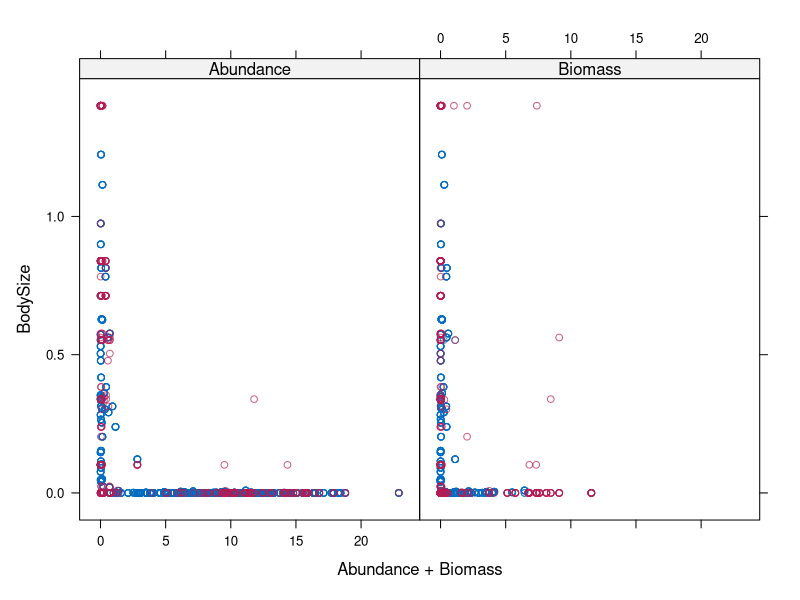
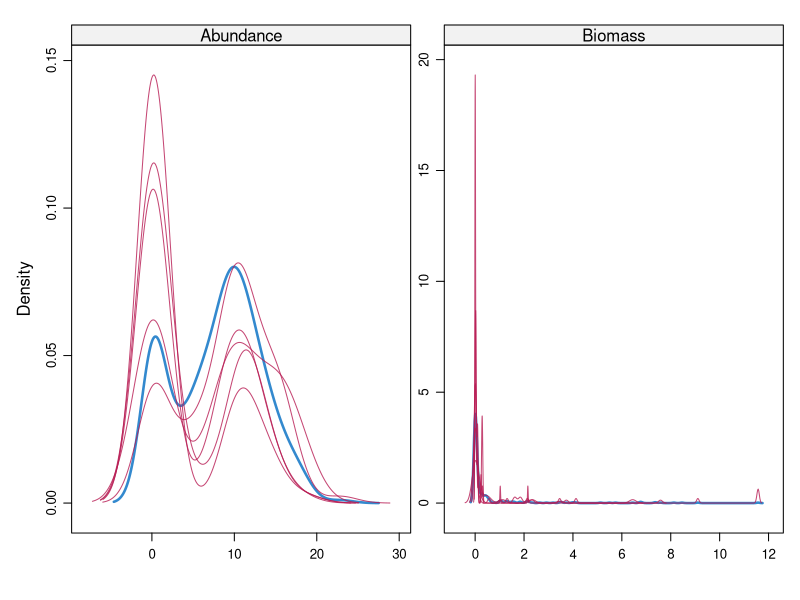
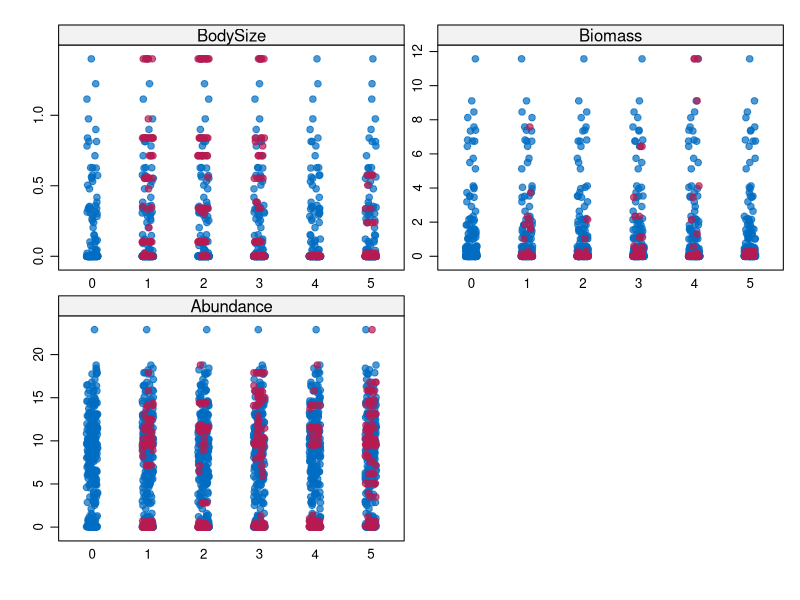
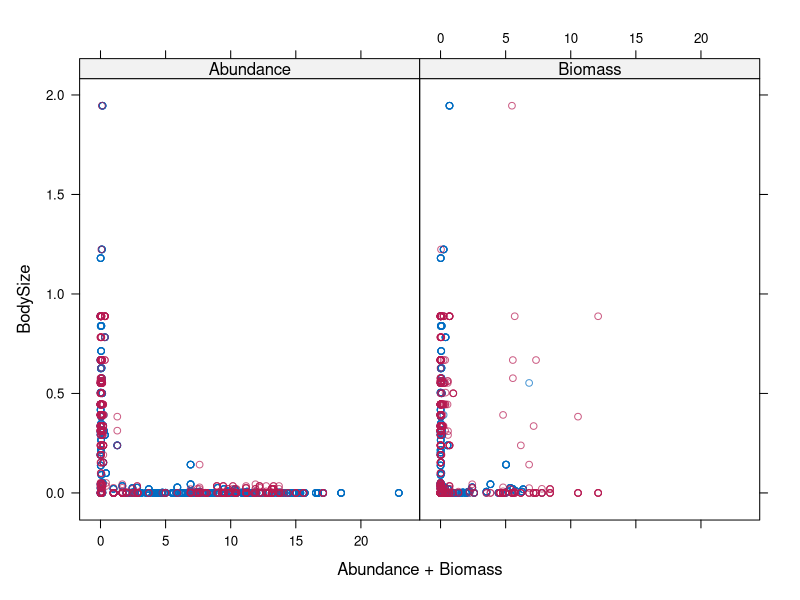
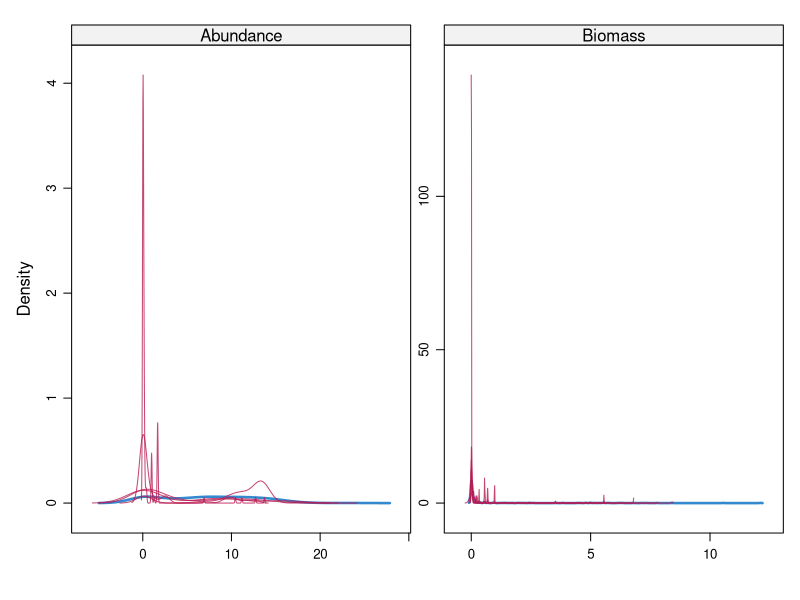
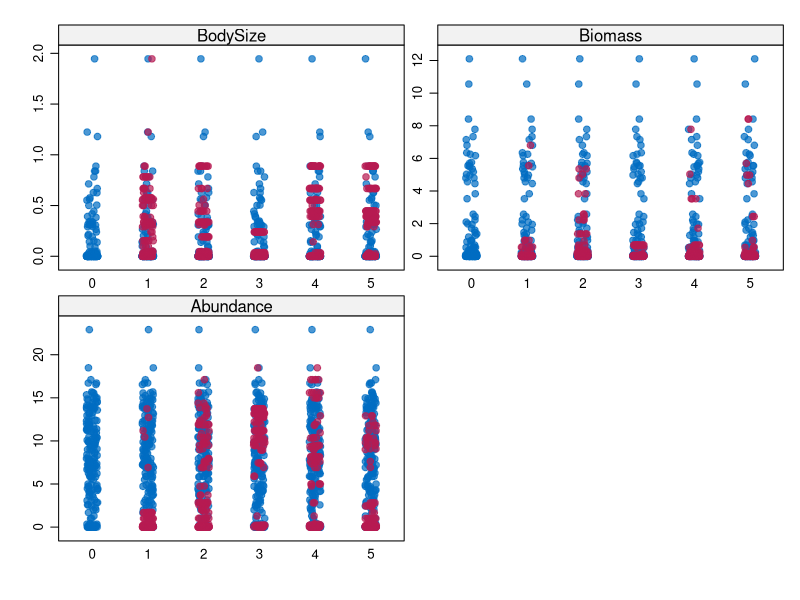
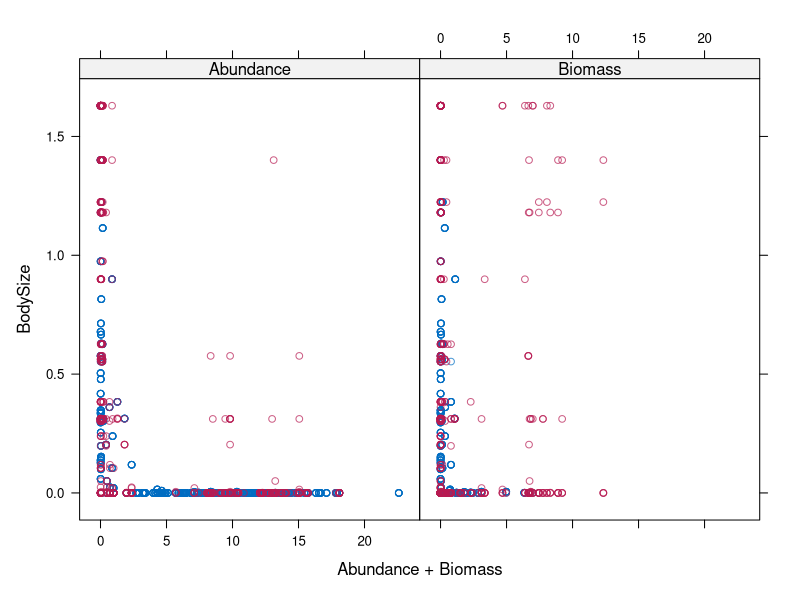
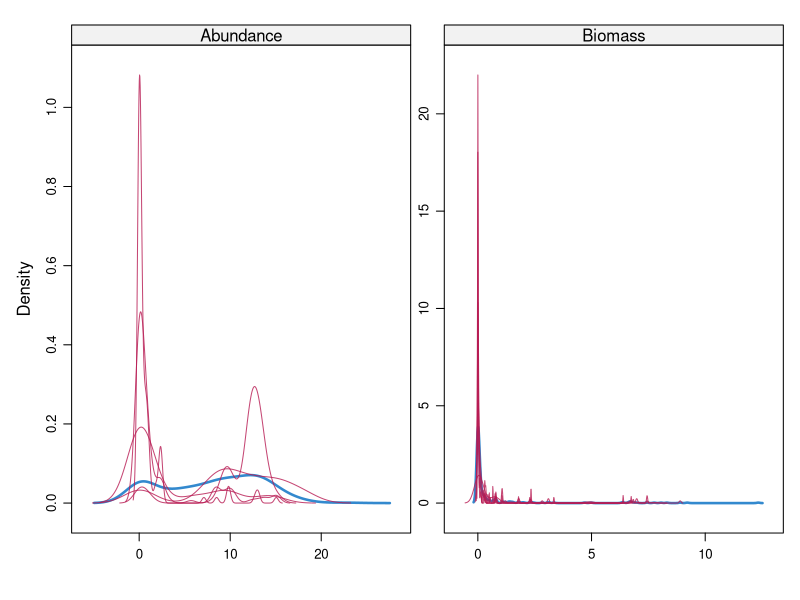

The R script that drew these images, in order:
# Script for Parasite list
library(tidyverse)
library(VIM)
library(gdata)

# set enviro
rm(list=ls())
set.seed(12)

# Read
bsq <- read.csv("data/interactionwebdb/Carpinteria/BSQweb_Nodes.csv")
csm <- read.csv("data/interactionwebdb/Carpinteria/CSMweb_Nodes.csv")
epb <- read.csv("data/interactionwebdb/Carpinteria/EPBweb_Nodes.csv")

bsq_wrk <- 
  bsq %>% # dplyr::select and rename some variables
  dplyr::select(WorkingName, FunctionalGroup = ConsumerStrategy.stage., Resolution, BodySize = BodySize.g., 
         Biomass = Biomass.kg.ha., Abundance = Abundance.no..ha., 
           Kingdom:SpecificEpithet) %>% 
  mutate(BodySize = BodySize / 1000) # change BodySize from g to Kg

# ## only 50% of data is complete for impute...
# bsq_plot <- aggr(bsq_wrk[,4:6], col=c('navyblue','red'), 
#                  numbers=TRUE, sortVars=TRUE, labels=names(bsq_wrk[, 4:6]), 
#                  cex.axis=.7, gap=3, ylab=c("Histogram of missing data for BSQ nodes original data","Pattern"))

bsq_new <- 
  bsq_wrk %>% 
## if BodySize = NA & if Biomass & Abundance != NA then BodySize = Biomass/Abundance - else do nothing
mutate(BodySizeNew = case_when(!is.na(Abundance & Biomass) ~ Biomass / Abundance),
## if Abundance = NA and BodySize & Biomass != NA then Abundance = Biomass/BodySize - else do nothing
      AbundanceNew = case_when(!is.na(BodySize & Biomass) ~ Biomass / BodySize),
## if Biomass = NA and BodySize & Abundance != NA then Biomass = Abundance * BodySize - else do nothing
      BiomassNew = case_when(!is.na(Abundance & BodySize) ~ Abundance * BodySize)) %>% 
## join the columns of new and old together use coalesce() -- Biomass + BiomassNew...
## this selects the original value first so only values that are missing from original dataset and then computed are selected  
mutate(BodySize_Work = coalesce(BodySize, BodySizeNew),
       Biomass_Work = coalesce(Biomass, BiomassNew),
       Abundance_Work = coalesce(Abundance, AbundanceNew)) %>% 
## now dplyr::select and rename the new working colums to replace the old incomplete data set
dplyr::select(WorkingName, FunctionalGroup, Resolution, BodySize = BodySize_Work, 
       Biomass = Biomass_Work, Abundance = Abundance_Work, 
       Kingdom:SpecificEpithet)

# ## 75% of data is now complete for imputation...
# bsq_new_plot <- aggr(bsq_new[,4:6], col=c('navyblue','red'),
#                  numbers=TRUE, sortVars=TRUE, labels=names(bsq_new[, 4:6]),
#                  cex.axis=.7, gap=3, ylab=c("Histogram of missing data for BSQ nodes new data","Pattern"))

###################

csm_wrk <- 
  csm %>% # dplyr::select and rename some variables
  dplyr::select(WorkingName, FunctionalGroup = ConsumerStrategy.stage., Resolution, BodySize = BodySize.g., 
         Biomass = Biomass.kg.ha., Abundance = Abundance.no..ha., 
         Kingdom:SpecificEpithet) %>% 
  mutate(BodySize = BodySize / 1000) # change BodySize from g to Kg

# ## only 49% of data is complete for impute...
# csm_plot <- aggr(csm_wrk[,4:6], col=c('navyblue','red'), 
#                  numbers=TRUE, sortVars=TRUE, labels=names(csm_wrk[, 4:6]), 
#                  cex.axis=.7, gap=3, ylab=c("Histogram of missing data for CSM nodes original data","Pattern"))

csm_new <- 
  csm_wrk %>% 
  ## if BodySize = NA & if Biomass & Abundance != NA then BodySize = Biomass/Abundance - else do nothing
  mutate(BodySizeNew = case_when(!is.na(Abundance & Biomass) ~ Biomass / Abundance),
         ## if Abundance = NA and BodySize & Biomass != NA then Abundance = Biomass/BodySize - else do nothing
         AbundanceNew = case_when(!is.na(BodySize & Biomass) ~ Biomass / BodySize),
         ## if Biomass = NA and BodySize & Abundance != NA then Biomass = Abundance * BodySize - else do nothing
         BiomassNew = case_when(!is.na(Abundance & BodySize) ~ Abundance * BodySize)) %>% 
  ## join the columns of new and old together use coalesce -- Biomass + BiomassNew...
  ## this selects the original value first so only values that are missing from original dataset and then computed are selected  
  mutate(BodySize_Work = coalesce(BodySize, BodySizeNew),
         Biomass_Work = coalesce(Biomass, BiomassNew),
         Abundance_Work = coalesce(Abundance, AbundanceNew)) %>% 
  ## now dplyr::select and rename the new working colums to replace the old incomplete data set
  dplyr::select(WorkingName, FunctionalGroup, Resolution, BodySize = BodySize_Work, 
         Biomass = Biomass_Work, Abundance = Abundance_Work, 
         Kingdom:SpecificEpithet)

# ## 74% of data is now complete for imputation...
# csm_new_plot <- aggr(csm_new[,4:6], col=c('navyblue','red'),
#                      numbers=TRUE, sortVars=TRUE, labels=names(csm_new[, 4:6]),
#                      cex.axis=.7, gap=3, ylab=c("Histogram of missing data for CSM nodes new data","Pattern"))

###################

epb_wrk <- 
  epb %>% # dplyr::select and rename some variables
  dplyr::select(WorkingName, FunctionalGroup = ConsumerStrategy.stage., Resolution, BodySize = BodySize.g., 
         Biomass = Biomass.kg.ha., Abundance = Abundance.no..ha., 
         Kingdom:SpecificEpithet) %>% 
  mutate(BodySize = BodySize / 1000) # change BodySize from g to Kg

# ## only 50% of data is complete for impute...
# epb_plot <- aggr(epb_wrk[,4:6], col=c('navyblue','red'), 
#                  numbers=TRUE, sortVars=TRUE, labels=names(epb_wrk[, 4:6]), 
#                  cex.axis=.7, gap=3, ylab=c("Histogram of missing data for EPB nodes original data","Pattern"))

epb_new <- 
  epb_wrk %>% 
  ## if BodySize = NA & if Biomass & Abundance != NA then BodySize = Biomass/Abundance - else do nothing
  mutate(BodySizeNew = case_when(!is.na(Abundance & Biomass) ~ Biomass / Abundance),
         ## if Abundance = NA and BodySize & Biomass != NA then Abundance = Biomass/BodySize - else do nothing
         AbundanceNew = case_when(!is.na(BodySize & Biomass) ~ Biomass / BodySize),
         ## if Biomass = NA and BodySize & Abundance != NA then Biomass = Abundance * BodySize - else do nothing
         BiomassNew = case_when(!is.na(Abundance & BodySize) ~ Abundance * BodySize)) %>% 
  ## join the columns of new and old together use coalesce -- Biomass + BiomassNew...
  
  ## this selects the original value first so only values that are missing from original dataset and then computed are selected  
  mutate(BodySize_Work = coalesce(BodySize, BodySizeNew),
         Biomass_Work = coalesce(Biomass, BiomassNew),
         Abundance_Work = coalesce(Abundance, AbundanceNew)) %>% 
  ## now dplyr::select and rename the new working colums to replace the old incomplete data set
  dplyr::select(WorkingName, FunctionalGroup, Resolution, BodySize = BodySize_Work, 
         Biomass = Biomass_Work, Abundance = Abundance_Work, 
         Kingdom:SpecificEpithet)

# ## 75% of data is now complete for imputation...
# epb_new_plot <- aggr(epb_new[,4:6], col=c('navyblue','red'),
#                      numbers=TRUE, sortVars=TRUE, labels=names(epb_new[, 4:6]),
#                      cex.axis=.7, gap=3, ylab=c("Histogram of missing data for EPB nodes new data","Pattern"))

library(mice)
## non phylo imputation using logged values of imputeation variables to reduce colinearity

## non-phylo imputation epb
epb_imp <- epb_new %>% dplyr::select(BodySize, Biomass, Abundance) %>% 
  mutate(BodySize = log(BodySize + 1), Biomass = log(Biomass + 1), Abundance = log(Abundance + 1))
epb_imp <- mice(epb_imp, m = 5, method = "pmm")
xyplot(epb_imp, BodySize ~ Abundance + Biomass)
densityplot(epb_imp, BodySize ~ Abundance + Biomass)
stripplot(epb_imp, pch = 20, cex = 1.2)
epb_imp <- complete(epb_imp)

## non-phylo imputation csm
csm_imp <- csm_new %>% dplyr::select(BodySize, Biomass, Abundance) %>% 
  mutate(BodySize = log(BodySize + 1), Biomass = log(Biomass + 1), Abundance = log(Abundance + 1))
csm_imp <- mice(csm_imp, m = 5, method = "pmm")
xyplot(csm_imp, BodySize ~ Abundance + Biomass)
densityplot(csm_imp, BodySize ~ Abundance + Biomass)
stripplot(csm_imp, pch = 20, cex = 1.2)
csm_imp <- complete(csm_imp)

## non-phylo imputation bsq
bsq_imp <- bsq_new %>% dplyr::select(BodySize, Biomass, Abundance) %>% 
  mutate(BodySize = log(BodySize + 1), Biomass = log(Biomass + 1), Abundance = log(Abundance + 1))
bsq_imp <- mice(bsq_imp, m = 5, method = "pmm")
xyplot(bsq_imp, BodySize ~ Abundance + Biomass)
densityplot(bsq_imp, BodySize ~ Abundance + Biomass)
stripplot(bsq_imp, pch = 20, cex = 1.2)
bsq_imp <- complete(bsq_imp)





## gplot functional space values
# ## psuedo replication?
# ggplot(NULL, aes(x = log10(BodySize), y = log10(Abundance), colour = FunctionalGroup)) +
#   geom_point(data = csm_wrk, shape = 16) +
#   geom_point(data = bsq_wrk, shape = 17) +
#   geom_point(data = epb_wrk, shape = 23) + 
#   facet_wrap(~ FunctionalGroup)
# 
# 
